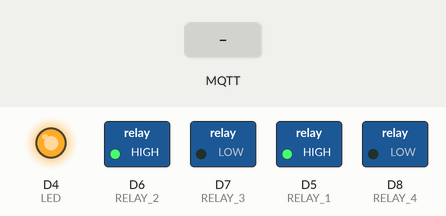
A sketch run on a simulated ESP8266 (NodeMCU). Shown: switched loads named in the sketch (green lamp = pin HIGH), output pins drawn as LEDs (lit = HIGH). The inputs (shaded band) are chosen by the test bench. WiFi joins after 1.5 s; servers stay silent unless stated; no MQTT or app messages arrive unless stated; what the sketch prints to the serial monitor is not drawn.

Above: at 2.7 s.
2.8 s: MQTT message "1" arrives on the first subscribed topic
At 4.0 s:
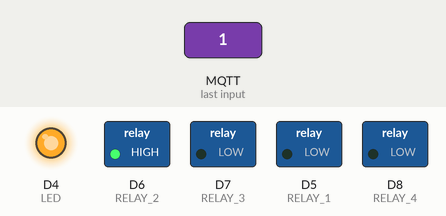
4.5 s: MQTT message "1" arrives on the second subscribed topic
At 5.3 s:
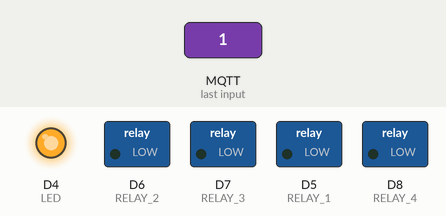
6.2 s: MQTT message "0" arrives on the first subscribed topic
At 7.8 s:
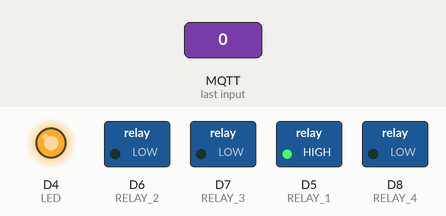
Timing chart, 0 to 9.3 s (numbered marks = the images above; inputs shaded):
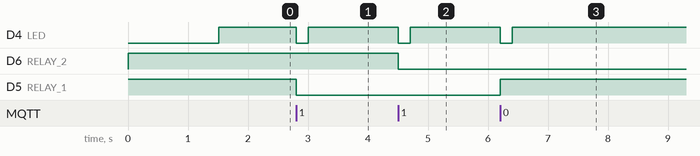

The sketch:

mqtt_switch.ino
```cpp
/*
 Basic ESP8266 MQTT example

 This sketch demonstrates the capabilities of the pubsub library in combination
 with the ESP8266 board/library.

 It connects to an MQTT server then:
  - publishes "hello world" to the topic "outTopic" every two seconds
  - subscribes to the topic "inTopic", printing out any messages
    it receives. NB - it assumes the received payloads are strings not binary
  - If the first character of the topic "inTopic" is an 1, switch ON the ESP Led,
    else switch it off

 It will reconnect to the server if the connection is lost using a blocking
 reconnect function. See the 'mqtt_reconnect_nonblocking' example for how to
 achieve the same result without blocking the main loop.

 To install the ESP8266 board, (using Arduino 1.6.4+):
  - Add the following 3rd party board manager under "File -> Preferences -> Additional Boards Manager URLs":
       http://arduino.esp8266.com/stable/package_esp8266com_index.json
  - Open the "Tools -> Board -> Board Manager" and click install for the ESP8266"
  - Select your ESP8266 in "Tools -> Board"

*/

#include <ESP8266WiFi.h>
#include <PubSubClient.h>

// Update these with values suitable for your network.

const char* ssid = "Skylake";
const char* password = "precarious";
const char* mqtt_server = "farmer.cloudmqtt.com";

WiFiClient espClient;
PubSubClient client(espClient);

#define LED D4

#define RELAY_1 D5
#define RELAY_2 D6
#define RELAY_3 D7
#define RELAY_4 D8

#define DEVICE_ONE_QUEUE "tv-queue"
#define DEVICE_TWO_QUEUE "speaker-queue"

#define DEVICE_ONE_EVENT "tv-event"
#define DEVICE_TWO_EVENT "speaker-event"

void setup_wifi() {

  delay(10);
  // We start by connecting to a WiFi network
  Serial.println();
  Serial.print("Connecting to ");
  Serial.println(ssid);

  WiFi.begin(ssid, password);

  while (WiFi.status() != WL_CONNECTED) {
    delay(500);
    Serial.print(".");
  }

  randomSeed(micros());

  Serial.println("");
  Serial.println("WiFi connected");
  Serial.println("IP address: ");
  Serial.println(WiFi.localIP());
}

void callback(char* topic, byte* payload, unsigned int length) {
  Serial.print("Message arrived [");
  Serial.print(topic);
  Serial.print("] ");
  for (int i = 0; i < length; i++) {
    Serial.print((char)payload[i]);
  }
  Serial.println();

  if(strcmp(topic, DEVICE_ONE_QUEUE) == 0) {
    Serial.println("Resolved to TV topic");
    if ((char)payload[0] == '1') {
       switchOnTv();
    } else {
      switchOffTv();
    }
  } else if(strcmp(topic, DEVICE_TWO_QUEUE) == 0) {
    Serial.println("Resolved to Speaker topic");
    if ((char)payload[0] == '1') {
      switchOnSpeaker();
    } else {
      switchOffSpeaker();
    }
  }
}

void reconnect() {
  // Loop until we're reconnected
  while (!client.connected()) {
    Serial.print("Attempting MQTT connection...");
    // Create a random client ID
    String clientId = "switch-hub";
    // Attempt to connect
    if (client.connect(clientId.c_str(), "ryzencvx", "YotDoRJP_I8w")) {
      Serial.println("connected");
      // Once connected, publish an announcement...
      //client.publish("outTopic", "hello world");
      // ... and resubscribe
      client.subscribe(DEVICE_ONE_QUEUE);
      client.subscribe(DEVICE_TWO_QUEUE);
    } else {
      Serial.print("failed, rc=");
      Serial.print(client.state());
      Serial.println(" try again in 5 seconds");
      // Wait 5 seconds before retrying
      delay(5000);
    }
  }
}

void setup() {
  pinMode(LED, OUTPUT);     // Initialize the BUILTIN_LED pin as an output
  pinMode(RELAY_1, OUTPUT);
  pinMode(RELAY_2, OUTPUT);
  pinMode(RELAY_3, OUTPUT);
  pinMode(RELAY_4, OUTPUT);

  digitalWrite(RELAY_1, HIGH);
  digitalWrite(RELAY_2, HIGH);

   // Always on pins
   digitalWrite(RELAY_3, LOW);
   digitalWrite(RELAY_4, LOW);

  Serial.begin(115200);
  setup_wifi();
  client.setServer(mqtt_server, 11772);
  client.setCallback(callback);
}

void loop() {
  digitalWrite(LED, HIGH);
  if (!client.connected()) {
    reconnect();
  }
  client.loop();
}

void switchOnTv()
{
  switchOnRelay(RELAY_1);
  client.publish(DEVICE_ONE_EVENT, "1");
  Serial.println("TV switched on.");
}

void switchOffTv()
{
  switchOffRelay(RELAY_1);
  client.publish(DEVICE_ONE_EVENT, "0");
  Serial.println("TV switched off.");
}

void switchOnSpeaker()
{
  switchOnRelay(RELAY_2);
  client.publish(DEVICE_TWO_EVENT, "1");
  Serial.println("Speaker switched on.");
}

void switchOffSpeaker()
{
  switchOffRelay(RELAY_2);
  client.publish(DEVICE_TWO_EVENT, "0");
  Serial.println("Speaker switched off.");
}

void switchOnRelay(int relay)
{
  digitalWrite(relay, LOW);

  digitalWrite(LED, LOW);
  delay(200);
}

void switchOffRelay(int relay)
{
  digitalWrite(relay, HIGH);

  digitalWrite(LED, LOW);
  delay(200);
}
```

Measured:
- after the input at 2.8 s, D4 (LED): HIGH → LOW at once, → HIGH 0.20 s later; D5 (RELAY_1): HIGH → LOW at once
- after the input at 4.5 s, D4 (LED): HIGH → LOW at once, → HIGH 0.20 s later; D6 (RELAY_2): HIGH → LOW at once
- after the input at 6.2 s, D4 (LED): HIGH → LOW at once, → HIGH 0.20 s later; D5 (RELAY_1): LOW → HIGH at once
